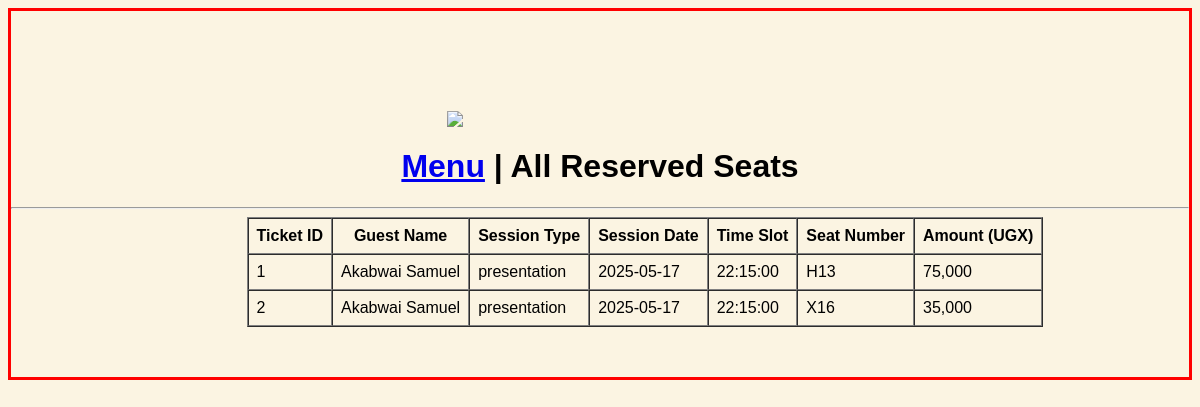
The app's page /reports.php with its own data.
### tables this page shows
CREATE TABLE `tickets` (
  `ticket_id` int(11) NOT NULL,
  `guest_id` int(11) NOT NULL,
  `session_id` int(11) NOT NULL,
  `seat_number` varchar(10) NOT NULL,
  `amount` int(11) NOT NULL,
  `created_at` timestamp NOT NULL DEFAULT current_timestamp()
);

CREATE TABLE `guests` (
  `guest_id` int(11) NOT NULL,
  `name` varchar(100) DEFAULT NULL,
  `affiliation` varchar(100) DEFAULT NULL,
  `email` varchar(100) DEFAULT NULL,
  `phone` varchar(20) DEFAULT NULL,
  `title` varchar(50) DEFAULT NULL
);

CREATE TABLE `sessions` (
  `session_id` int(11) NOT NULL,
  `exhibition_id` int(11) DEFAULT NULL,
  `session_type` enum('workshop','presentation') DEFAULT NULL,
  `session_date` date DEFAULT NULL,
  `time_slot` time DEFAULT NULL,
  `period` enum('morning','afternoon') DEFAULT NULL
);

### reports.php (the view, shortened to what this page needs)
<html>
<head>
</head>
<div style="border-style:solid;border-color:red;padding-bottom:50px;">
<!DOCTYPE html>
<html>
<head>
</head>
<body>
	<img class="UniversityLogo" src = "icons/vuu.png">
    <h1><a href="./">Menu</a> | All Reserved Seats</h1>
	<hr/>
 <div style="padding-left:20%;">
		<?php
$mysqli = new mysqli("localhost", "root", "", "event_system");
$query = "SELECT t.ticket_id, g.name, s.session_type, s.session_date, s.time_slot, t.seat_number, t.amount
          FROM tickets t
          JOIN guests g ON t.guest_id = g.guest_id
          JOIN sessions s ON t.session_id = s.session_id
          ORDER BY t.ticket_id ASC";
$result = $mysqli->query($query);
if ($result && $result->num_rows > 0) {
    echo "<table border='1' cellpadding='8' cellspacing='0'>
            <thead>
              <tr>
                <th>Ticket ID</th>
                <th>Guest Name</th>
                <th>Session Type</th>
                <th>Session Date</th>
                <th>Time Slot</th>
                <th>Seat Number</th>
                <th>Amount (UGX)</th>
              </tr>
            </thead>
            <tbody>";
    while ($row = $result->fetch_assoc()) {
        echo "<tr>
                <td>{$row['ticket_id']}</td>
                <td>{$row['name']}</td>
                <td>{$row['session_type']}</td>
                <td>{$row['session_date']}</td>
                <td>{$row['time_slot']}</td>
                <td>{$row['seat_number']}</td>
                <td>" . number_format($row['amount']) . "</td>
              </tr>";
    }
    echo "</tbody></table>";
} else {
    echo "<p>No reserved seats found.</p>";
}
?>
 </div>
</body>
</html>
</html>

### reports.php (style rules this page uses)
body { background-color: #FBF4E2; font-family: Arial, sans-serif; }
h1 { text-align: center; }
.UniversityLogo { padding-left:37%; padding-top:100px; }

### records on screen
tickets: ticket_id "1", guest.name "Akabwai Samuel", session.session_type "presentation", session.session_date "2025-05-17", session.time_slot "22:15:00", seat_number "H13", amount "75,000"
tickets: ticket_id "2", guest.name "Akabwai Samuel", session.session_type "presentation", session.session_date "2025-05-17", session.time_slot "22:15:00", seat_number "X16", amount "35,000"
